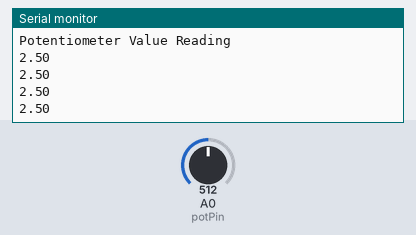
Bench run of a sketch on a simulated Arduino Uno, built with avr-gcc and run on an emulated ATmega328P. Shown: the last lines printed to the serial monitor. The test bench sets the inputs (shaded band); at power-on: A0 (potPin) = 512.

Above: at 1.2 s.
1.3 s: A0 (potPin) set to 716
At 1.71 s:
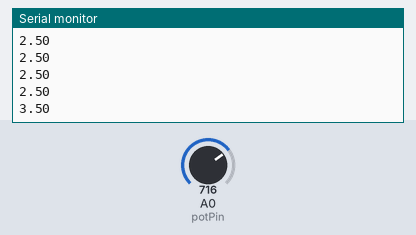
2.8 s: A0 (potPin) set to 900
At 2.91 s:
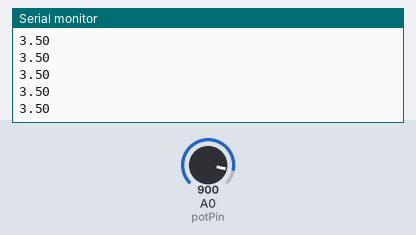
Timing chart, 0 to 5.8 s (numbered marks = the images above; inputs shaded):
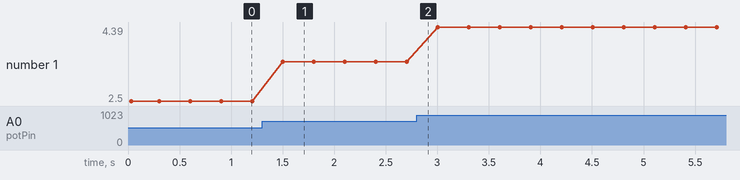

The sketch:

PotentiometerVoltageReading.ino
```cpp
#define potPin A0

int value = 0;

void setup() {
  Serial.begin(9600);
  Serial.println("Potentiometer Value Reading");
}

void loop() {
  value = analogRead(potPin);
  float voltage = (5.00 / 1024.00) * value;
  Serial.println(voltage);
  delay(300);
}
```

Measured:
- after the input at 1.3 s, the serial monitor: prints a new line after 0.20 s (image 1)
- plotted number 1: 2.5 → 3.5 after the input at 1.3 s, 3.5 → 4.39 after the input at 2.8 s
